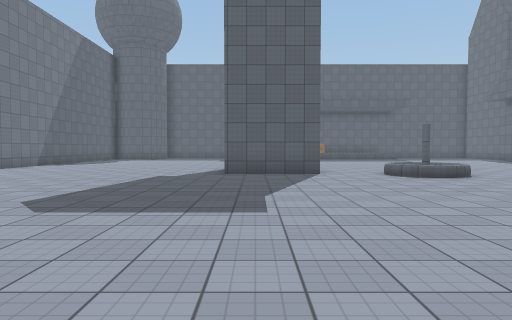
[1] (above)

24 first-person views from a walk through a 3-D level made in the Unity game engine. The camera is 1.4 m above the floor, tilts 2° down and sees 70° across. The floor is counted in squares, 2 m on a side. Each view is taken from the middle of a square. On the plan, view 1 faces up. The plan holds only what a view shows up to about 11 squares ahead; the rest is blank. Some animated figures are left out. Surface patterns are stand-ins for the level's own textures.

[2]
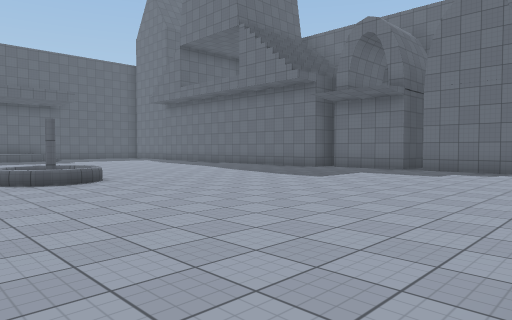

[3]
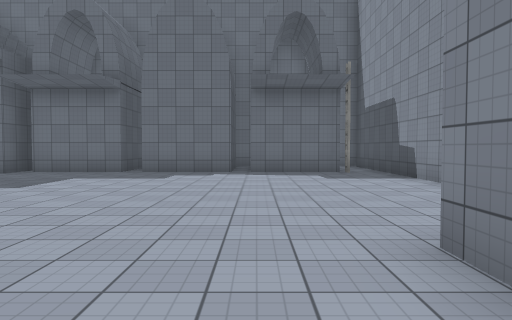

[4]
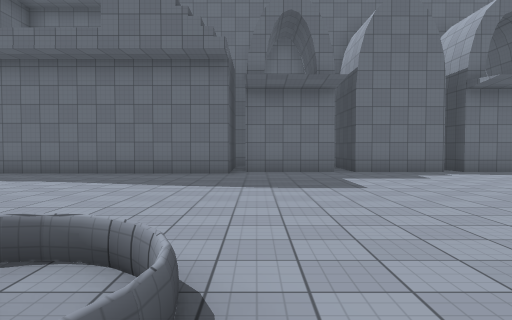

[5]
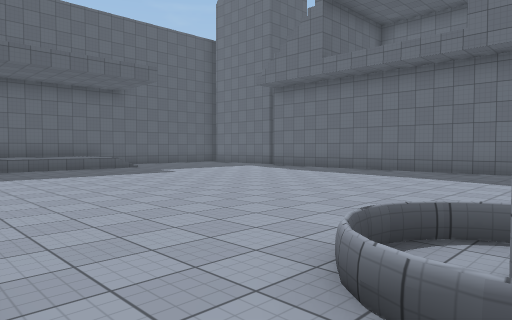

[6]
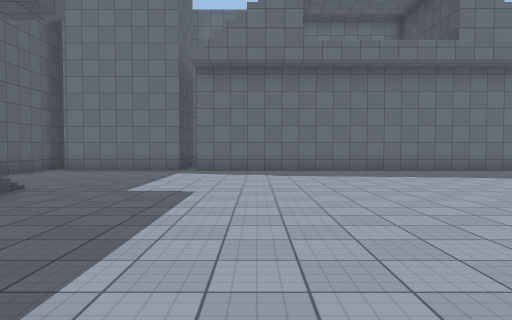

[7]
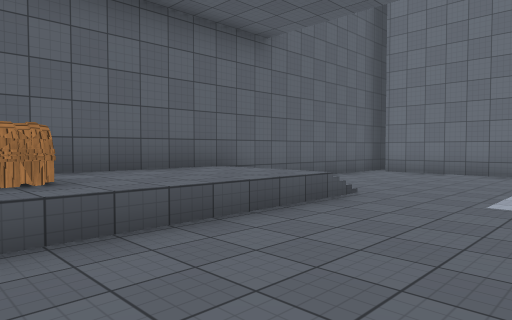

[8]
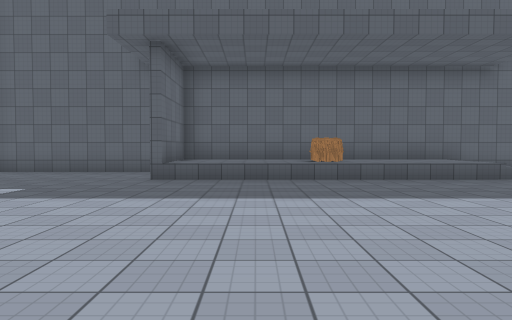

[9]
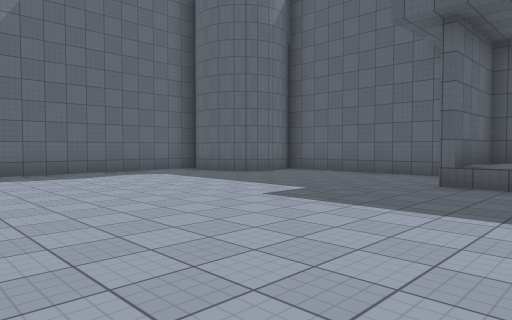

[10]
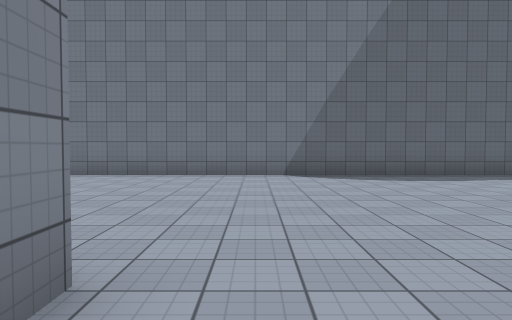

[11]
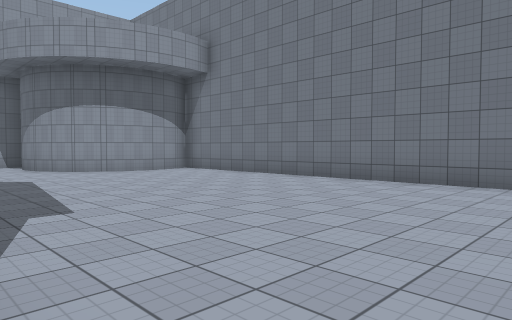

[12]
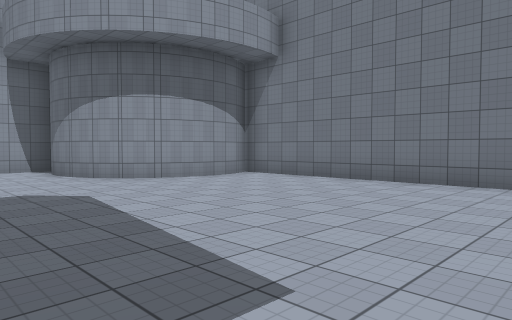

[13]
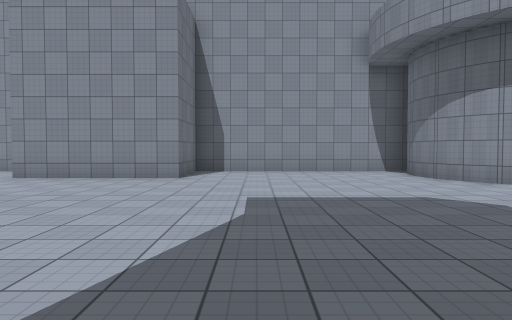

[14]
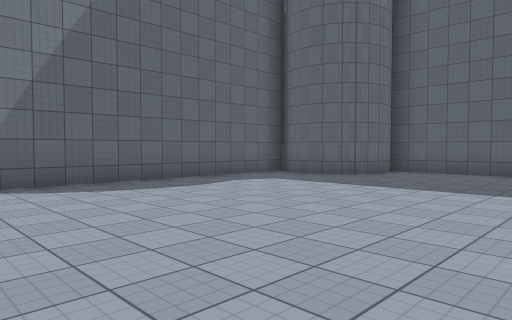

[15]
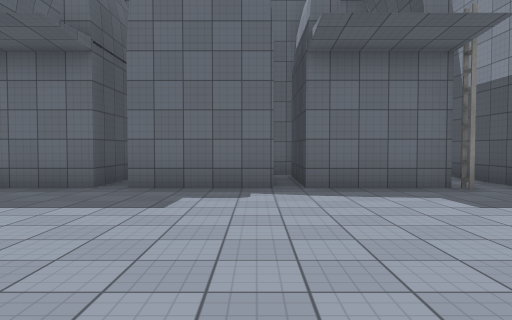

[16]
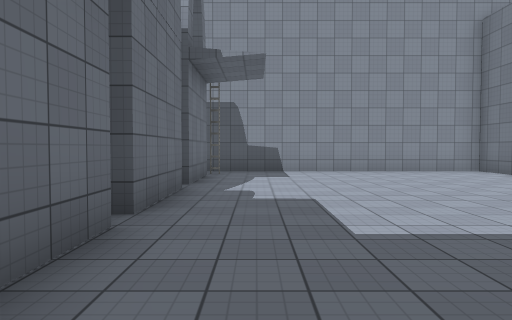

[17]
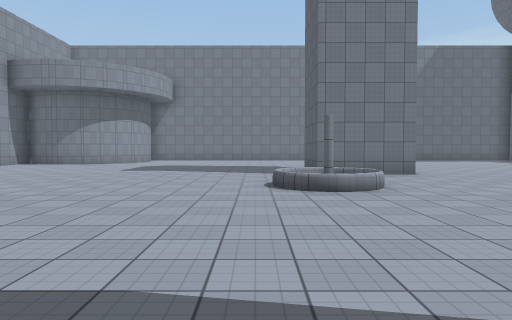

[18]
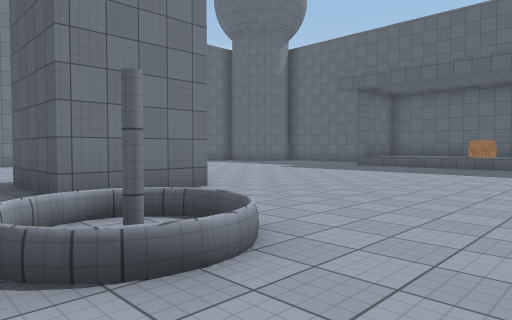

[19]
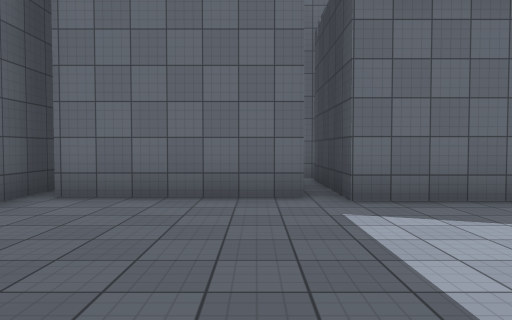

[20]
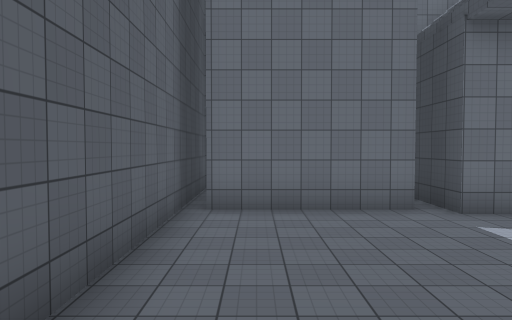

[21]
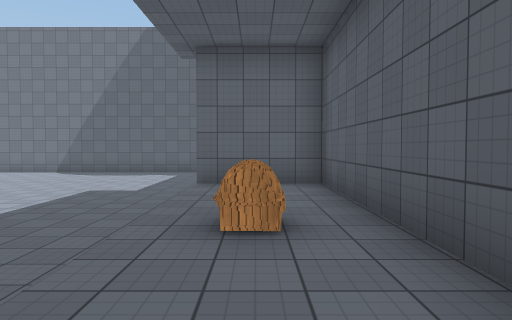

[22]
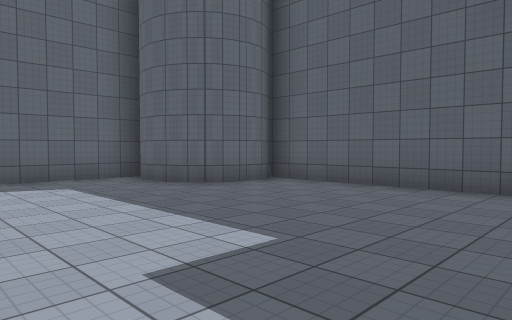

[23]
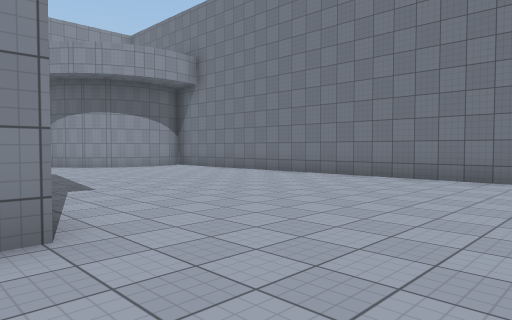

[24]
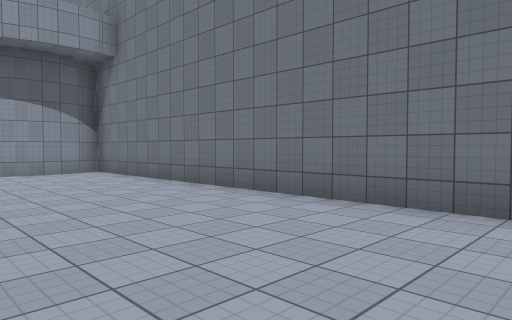

### Floor plan
Key: @ floor where view 1 was taken; # wall or solid block; . main floor; : floor 0.75 m higher than the main floor; / step, stairs or slope; = window, fence, low wall or low ledge; L ladder; C chest.
Columns run from 9 left of view 1 to 17 right of it. Each row starts with its distance up from view 1.
 24    #######################
 23    #.....#::::::: ........
 22 ####.....#:::C::: .....#
 21 #.#......#////////.....#
 20 #......................#
 19 #.........................#
 18 #.....................###
 17 #.....................#
 16 #.....................#
 15 #.....................#
 14 #.....................#
 13 #.....................#
 12 #........##...........#
 11 #........##...........#
 10 #........##..==.......#
  9 #............#=.......##
  8 #......................#
  7 #......................#
  6 #......................##
  5 #......................#
  4 #......................#
  3 #......................#  #
  2 #####..................##.#
  1     ##.................#
  0      #...@.####.......##
 -1      #.....#  #.......L..
 -2      #######  ############

Where each view was taken, in squares from view 1:
view 1: 0 up, 0 right, facing up
view 2: 1 up, 2 right, facing up-right
view 3: 2 up, 3 right, facing right
view 4: 8 up, 3 right, facing right
view 5: 9 up, 2 right, facing up-right
view 6: 17 up, 2 right, facing right
view 7: 18 up, 3 right, facing up-right
view 8: 13 up, 2 right, facing up
view 9: 14 up, 2 right, facing up-left
view 10: 13 up, 1 right, facing left
view 11: 13 up, 1 left, facing down-left
view 12: 10 up, 1 left, facing down-left
view 13: 9 up, 0 right, facing down
view 14: 13 up, 1 left, facing up-left
view 15: 3 up, 7 right, facing right
view 16: 9 up, 12 right, facing down
view 17: 8 up, 11 right, facing left
view 18: 8 up, 7 right, facing up-left
view 19: 20 up, 8 right, facing right
view 20: 22 up, 7 right, facing right
view 21: 22 up, 7 right, facing left
view 22: 17 up, 0 right, facing up-left
view 23: 15 up, 0 right, facing down-left
view 24: 13 up, 4 left, facing down-left
